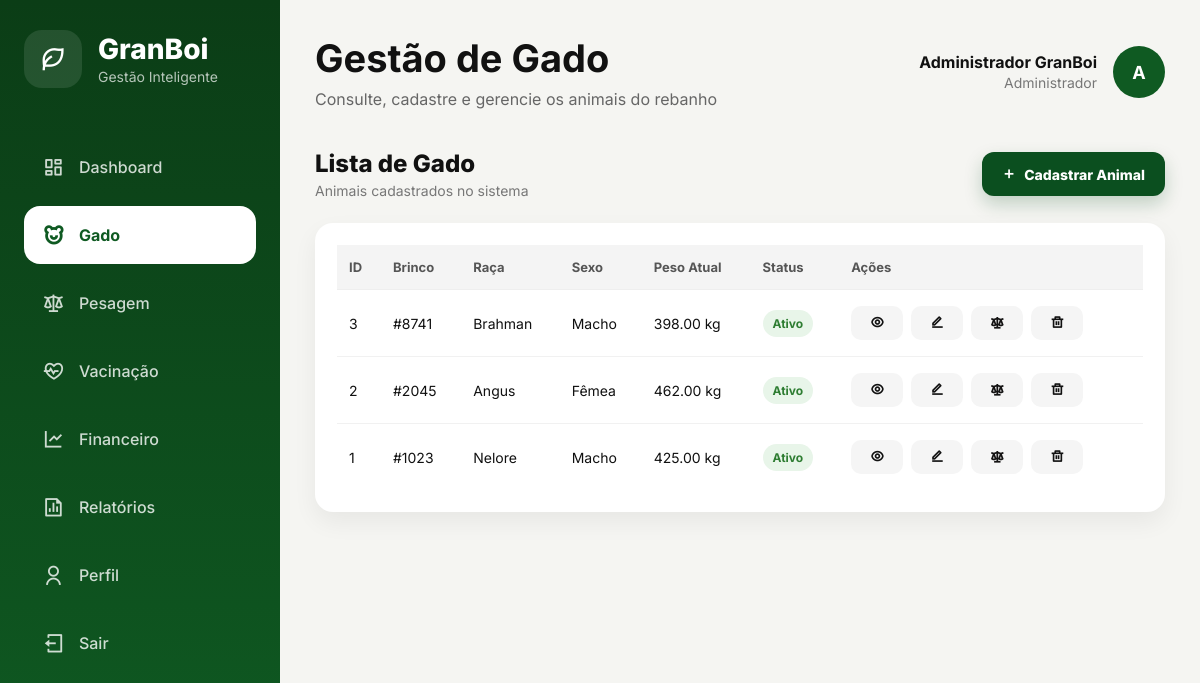
/animal (signed in), run on the app's committed database.
### tables this page shows
CREATE TABLE animal (
    id INT AUTO_INCREMENT PRIMARY KEY,
    brinco_identificador VARCHAR(50) NOT NULL UNIQUE,
    nome VARCHAR(100) NULL,
    raca VARCHAR(100) NULL,
    lote VARCHAR(100) NULL,
    data_nascimento DATE NULL,
    sexo ENUM('Macho', 'Fêmea') NOT NULL,
    peso_entrada DECIMAL(10,2) NOT NULL,
    status ENUM('ativo', 'vendido', 'morto', 'excluido') DEFAULT 'ativo',
    observacoes TEXT NULL,
    created_at DATETIME DEFAULT CURRENT_TIMESTAMP,
    updated_at DATETIME DEFAULT CURRENT_TIMESTAMP ON UPDATE CURRENT_TIMESTAMP
);

### app/controllers/Controller.php (called while the page is built, shortened)
<?php
class Controller
{
    protected function render($view, $dados = [])
    {
        $viewPath = ROOT_PATH . "/app/views/{$view}.php";
        extract($dados);
        require_once ROOT_PATH . "/app/layout/cabecalho.php";
        require_once $viewPath;
        require_once ROOT_PATH . "/app/layout/rodape.php";
    }
    protected function model($model)
    {
        $modelPath = ROOT_PATH . "/app/models/{$model}.php";
        return new $model();
    }
}

### app/controllers/AnimalController.php (called while the page is built, shortened)
<?php
class AnimalController extends Controller
{
    public function listar()
    {
        $model = $this->model('Animal');
        $dados = [
            'titulo' => 'GranBoi - Gado',
            'pageCss' => [
                '/public/assets/css/components/modal.css',
                '/public/assets/css/components/animal/animalModal.css',
                '/public/assets/css/pages/animal/animal.css'
            ],
            'pageJs' => [
    '/public/assets/js/validations/animal/animalValidation.js',
    '/public/assets/js/modals/animal/cadastrarAnimalModal.js',
    '/public/assets/js/modals/animal/editarAnimalModal.js',
    '/public/assets/js/modals/animal/excluirAnimalModal.js',
    '/public/assets/js/modals/animal/detalhesAnimalModal.js',
    '/public/assets/js/pages/animal/animalPage.js'
],
            'animais' => $model->listarTodos()
        ];
        $this->render('animal/listar', $dados);
    }
}

### app/routes/web.php (called while the page is built, shortened)
<?php
$url = parse_url($_SERVER['REQUEST_URI'], PHP_URL_PATH);
$basePath = parse_url(BASE_URL, PHP_URL_PATH);
$url = str_replace($basePath, '', $url);
$route = $routes[$url];
$method = $route['method'];
require_once ROOT_PATH . '/app/controllers/Controller.php';
$controllerInstance = new $controller();
$controllerInstance->$method();

### index.php (called while the page is built, shortened)
<?php
require_once ROOT_PATH . '/app/routes/web.php';

### app/models/conexao.php (called while the page is built)
<?php
class Conexao {
public static function conectar()
{
$host = 'localhost';
$dbname = 'granboi_db';
$usuario = 'root';
$senha = '';
try
{
return new PDO("mysql:host=$host;dbname=$dbname", $usuario, $senha);
} catch (PDOException $e) {
die("Erro ao conectar: " . $e->getMessage());
}
}
}
?>

### app/models/Animal.php (called while the page is built, shortened)
<?php
require_once ROOT_PATH . '/app/models/conexao.php';
class Animal
{
    private $db;
    public function __construct()
    {
        $this->db = Conexao::conectar();
    }
    public function listarTodos()
    {
        $sql = "
            SELECT
                animal.*,
                COALESCE(ultima_pesagem.peso, animal.peso_entrada) AS peso_atual,
                ultima_pesagem.data_registro AS data_ultima_pesagem
            FROM animal
            LEFT JOIN (
                SELECT aph1.animal_id, aph1.peso, aph1.data_registro
                FROM animal_peso_historico aph1
                INNER JOIN (
                    SELECT animal_id, MAX(data_registro) AS ultima_data
                    FROM animal_peso_historico
                    GROUP BY animal_id
                ) aph2
                    ON aph2.animal_id = aph1.animal_id
                    AND aph2.ultima_data = aph1.data_registro
            ) ultima_pesagem
                ON ultima_pesagem.animal_id = animal.id
            WHERE animal.status != 'excluido'
            ORDER BY animal.id DESC
        ";
        return $this->db->query($sql)->fetchAll(PDO::FETCH_ASSOC);
    }
}

### app/views/animal/listar.php (the view, shortened to what this page needs)
<main class="main-content">
  <header class="topbar">
    <div class="topbar-title">
      <h1>Gestão de Gado</h1>
      <p>
        Consulte, cadastre e gerencie os animais do rebanho
      </p>
    </div>
    <div class="profile">
      <div class="profile-info">
        <h3><?= $_SESSION['usuario']['nome'] ?? 'Usuário' ?></h3>
        <span><?= $_SESSION['usuario']['papel_nome'] ?? 'Perfil' ?></span>
      </div>
      <div class="profile-avatar">
        <?= strtoupper(substr($_SESSION['usuario']['nome'] ?? 'U', 0, 1)) ?>
      </div>
    </div>
  </header>
  <section class="page-actions">
    <div>
      <h2>Lista de Gado</h2>
      <p>
        Animais cadastrados no sistema
      </p>
    </div>
    <button
  type="button"
  class="animal-create-btn"
  id="abrirModalCadastrarAnimal"
>
  <i class="ri-add-line"></i>
  <span>Cadastrar Animal</span>
</button>
  </section>
  <section class="table-container">
    <table>
      <thead>
        <tr>
          <th>ID</th>
          <th>Brinco</th>
          <th>Raça</th>
          <th>Sexo</th>
          <th>Peso Atual</th>
          <th>Status</th>
          <th>Ações</th>
        </tr>
      </thead>
      <tbody>
        <?php if (!empty($animais)): ?>
          <?php foreach ($animais as $animal): ?>
            <tr>
              <td><?= htmlspecialchars($animal['id']) ?></td>
              <td>
                #<?= htmlspecialchars($animal['brinco_identificador']) ?>
              </td>
              <td>
                <?= htmlspecialchars($animal['raca'] ?? '-') ?>
              </td>
              <td>
                <?= htmlspecialchars($animal['sexo']) ?>
              </td>
              <td>
                <?= htmlspecialchars($animal['peso_atual'] ?? $animal['peso_entrada']) ?> kg
              </td>
              <td>
                <span class="status-badge status-<?= htmlspecialchars($animal['status']) ?>">
                <?= ucfirst(htmlspecialchars($animal['status'])) ?>
                </span>
              </td>
              <td>
                <div class="actions">
                  <button
  type="button"
  class="action-btn detalhes-animal-btn"
  title="Ver detalhes"
  data-id="<?= htmlspecialchars($animal['id']) ?>"
  data-brinco="<?= htmlspecialchars($animal['brinco_identificador']) ?>"
  data-raca="<?= htmlspecialchars($animal['raca'] ?? '') ?>"
  data-lote="<?= htmlspecialchars($animal['lote'] ?? '') ?>"
  data-sexo="<?= htmlspecialchars($animal['sexo']) ?>"
  data-peso="<?= htmlspecialchars($animal['peso_atual'] ?? $animal['peso_entrada']) ?>"
  data-data-nascimento="<?= htmlspecialchars($animal['data_nascimento'] ?? '') ?>"
  data-status="<?= htmlspecialchars($animal['status']) ?>"
  data-observacoes="<?= htmlspecialchars($animal['observacoes'] ?? '') ?>"
>
  <i class="ri-eye-line"></i>
</button>
                  <button
  type="button"
  class="action-btn editar-animal-btn"
  title="Editar animal"
  data-id="<?= htmlspecialchars($animal['id']) ?>"
  data-brinco="<?= htmlspecialchars($animal['brinco_identificador']) ?>"
  data-raca="<?= htmlspecialchars($animal['raca'] ?? '') ?>"
  data-lote="<?= htmlspecialchars($animal['lote'] ?? '') ?>"
  data-sexo="<?= htmlspecialchars($animal['sexo']) ?>"
  data-peso="<?= htmlspecialchars($animal['peso_atual'] ?? $animal['peso_entrada']) ?>"
  data-data-nascimento="<?= htmlspecialchars($animal['data_nascimento'] ?? '') ?>"
  data-status="<?= htmlspecialchars($animal['status']) ?>"
  data-observacoes="<?= htmlspecialchars($animal['observacoes'] ?? '') ?>"
>
  <i class="ri-edit-line"></i>
</button>
<?php if ($animal['status'] === 'ativo'): ?>
  <a
    href="<?= BASE_URL ?>/peso?animal_id=<?= htmlspecialchars($animal['id']) ?>"
    class="action-btn pesagem-animal-btn"
    title="Controle de pesagem"
  >
    <i class="ri-scales-3-line"></i>
  </a>
<?php endif; ?>
                  <button
  type="button"
  class="action-btn danger excluir-animal-btn"
  title="Excluir animal"
  data-id="<?= htmlspecialchars($animal['id']) ?>"
  data-brinco="<?= htmlspecialchars($animal['brinco_identificador']) ?>"
>
  <i class="ri-delete-bin-line"></i>
</button>
                </div>
              </td>
            </tr>
          <?php endforeach; ?>
        <?php endif; ?>
      </tbody>
    </table>
  </section>
</main>

### public/assets/css/global/style.css (style rules this page uses)
* { margin: 0; padding: 0; box-sizing: border-box; }
body { font-family: 'Inter', sans-serif; background: #f5f5f2; color: #111; }
a { text-decoration: none; }
button, input, select, textarea { font-family: inherit; }
.main-content { flex: 1; margin-left: 280px; padding: 35px; }
.topbar { display: flex; align-items: center; justify-content: space-between; margin-bottom: 40px; }
.topbar-title h1 { font-size: 38px; margin-bottom: 8px; }
.topbar-title p { color: #666; }
.profile { display: flex; align-items: center; gap: 16px; }
.profile-info { text-align: right; }
.profile-info h3 { font-size: 16px; }
.profile-info span { color: #777; font-size: 14px; }
.profile-avatar { width: 52px; height: 52px; border-radius: 50%; background: #0f5a22; color: white; display: flex; align-items: center; justify-content: center; font-weight: 700; font-size: 18px; }
table { width: 100%; border-collapse: collapse; }
thead { background: #f4f4f4; }
th { text-align: left; padding: 16px; font-size: 14px; color: #555; }
td { padding: 18px 16px; border-bottom: 1px solid #eee; font-size: 15px; }
.save-btn, .action-btn { height: 54px; padding: 0 26px; border: none; border-radius: 16px; background: #0f5a22; color: white; font-weight: 700; cursor: pointer; transition: 0.3s; }

### public/assets/css/pages/animal/animal.css (style rules this page uses)
.page-actions { display: flex; align-items: center; justify-content: space-between; gap: 16px; margin-bottom: 24px; }
.page-actions h2 { font-size: 24px; font-weight: 800; color: var(--dark); margin-bottom: 4px; }
.page-actions p { color: #777; font-size: 14px; }
.table-container { background: #fff; border-radius: 18px; padding: 22px; box-shadow: 0 10px 25px rgba(0, 0, 0, 0.06); overflow-x: auto; }
.table-container table { width: 100%; border-collapse: collapse; }
.table-container th { text-align: left; font-size: 13px; color: #555; padding: 14px 12px; border-bottom: 1px solid #eee; }
.table-container td { padding: 16px 12px; border-bottom: 1px solid #f1f1f1; font-size: 14px; color: var(--dark); }
.table-container tr:last-child td { border-bottom: none; }
.status-badge { display: inline-flex; align-items: center; padding: 6px 10px; border-radius: 999px; font-size: 12px; font-weight: 700; text-transform: capitalize; }
.status-ativo { background: #e8f5e9; color: #2e7d32; }
.actions { display: flex; align-items: center; gap: 8px; }
.action-btn { width: 34px; height: 34px; border-radius: 10px; background: #f5f5f5; color: var(--dark); text-decoration: none; border: none; outline: none; cursor: pointer; display: inline-flex; align-items: center; justify-content: center; transition: 0.2s ease; }
.action-btn.danger { color: var(--danger); }
.animal-create-btn { display: inline-flex; align-items: center; justify-content: center; gap: 8px; min-height: 44px; padding: 0 20px; background: #0b4f1f !important; color: #ffffff !important; border: none !important; outline: none !important; border-radius: 12px; font-family: inherit; font-size: 14px; font-weight: 800; cursor: pointer; text-decoration: none; box-shadow: 0 8px 18px rgba(11, 79, 31, 0.22); transition: 0.2s ease; }
.animal-create-btn i, .animal-create-btn span { color: #ffffff !important; }
.action-btn.pesagem-animal-btn { color: #141313; }

### data on the page
animal: id "3", brinco_identificador "8741", raca "Brahman", sexo "Macho", peso_atual "398.00", status "Ativo"
animal: id "2", brinco_identificador "2045", raca "Angus", sexo "Fêmea", peso_atual "462.00", status "Ativo"
animal: id "1", brinco_identificador "1023", raca "Nelore", sexo "Macho", peso_atual "425.00", status "Ativo"

### other printed values
$menu['label'] "Dashboard"
$menu['label'] "Gado"
$menu['label'] "Pesagem"
$menu['label'] "Vacinação"
$menu['label'] "Financeiro"
$menu['label'] "Relatórios"
$menu['label'] "Perfil"
$_SESSION['usuario']['nome'] "Administrador GranBoi"
$_SESSION['usuario']['papel_nome'] "Administrador"
substr($_SESSION['usuario']['nome'] ?? 'U', 0, 1) "A"
